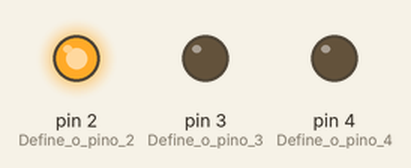
Recording of a sketch running on a simulated Arduino Uno, built with avr-gcc and run on an emulated ATmega328P. Parts: output pins drawn as LEDs (lit = HIGH).

Above: at 0.5 s.
At 2.5 s:
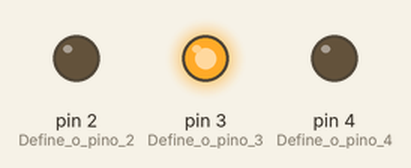
At 4.5 s:
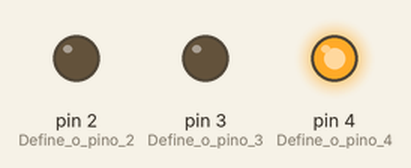
At 5.5 s:
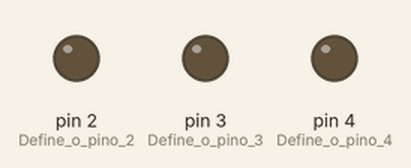
Timing chart, 0 to 7.8 s (numbered marks = the images above):
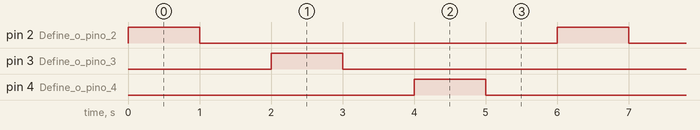

The sketch:

arduino_farol.ino
```cpp
// C++ code
//
// Configurações iniciais: Executa apenas uma vez.
void setup()
{
  pinMode(2, OUTPUT);	// Define o pino 2 (LED Vermelho) como saída.
  pinMode(3, OUTPUT);	// Define o pino 3 (LED Amarelo) como saída.
  pinMode(4, OUTPUT);	// Define o pino 4 (LED Verde) como saída.
}

// Loop principal: Executa repetidamente e infinitamente.
void loop()
{
  // --- Sequência do LED Vermelho (pino 2) ---
  digitalWrite(2, HIGH);	// LIGA o LED Vermelho.
  delay(1000);				// Espera 1 segundo (1000 ms).
  digitalWrite(2, LOW);		// DESLIGA o LED Vermelho.
  delay(1000);	  			// Espera 1 segundo (1000 ms).


  // --- Sequência do LED Amarelo (pino 3) ---
  digitalWrite(3, HIGH);	// LIGA o LED Amarelo.
  delay(1000);				// Espera 1 segundo (1000 ms).
  digitalWrite(3, LOW);		// DESLIGA o LED Amarelo.
  delay(1000);	  			// Espera 1 segundo (1000 ms).


  // --- Sequência do LED Verde (pino 4) ---
  digitalWrite(4, HIGH);	// LIGA o LED Verde.
  delay(1000);				// Espera 1 segundo (1000 ms).
  digitalWrite(4, LOW);		// DESLIGA o LED Verde.
  delay(1000);	  			// Espera 1 segundo (1000 ms).

  // Volta ao início do loop.
}
```

cadastro_loja.cpp
```cpp
#include <stdio.h>      // I/O padrão (printf, scanf, FILE)
#include <stdlib.h>     // alocação, exit
#include <string.h>     // manipulação de strings (strcpy, strstr, strcmp)
#include <strings.h>    // para strcasecmp (comparação case-insensitive em POSIX)

#define MAX 100         // capacidade máxima do vetor de produtos

// Estrutura que representa um produto
typedef struct {
    int id;                     // identificador único do produto
    char nome[50];              // nome do produto (máx. 49 chars + '\0')
    char categoria[30];         // categoria do produto (máx. 29 chars + '\0')
    float preco;                // preço do produto
    int quantidade;             // quantidade em estoque
} Produto;


/* ---------- Funções Auxiliares ---------- */

// Salvar Arquivo: Grava todos os produtos no arquivo "produtos.txt" em formato pipe-separated
void salvarArquivo(Produto produtos[], int n) {
    FILE *f = fopen("produtos.txt", "w");     // abre (ou cria) o arquivo em modo escrita
    if (!f) {                                 // se não conseguiu abrir
        printf("Erro ao abrir arquivo para salvar.\n"); // avisa
        return;                               // retorna sem salvar
    }
    for (int i = 0; i < n; i++) {             // percorre todos os produtos
        fprintf(f, "%d|%s|%s|%.2f|%d\n",      // escreve uma linha com id|nome|categoria|preco|quantidade
                produtos[i].id, produtos[i].nome,
                produtos[i].categoria, produtos[i].preco,
                produtos[i].quantidade);
    }
    fclose(f);                                // fecha o arquivo
}

// Carregar Arquivo: Lê o arquivo "produtos.txt" e preenche o vetor produtos[], retorna quantidade lida
int carregarArquivo(Produto produtos[]) {
    FILE *f = fopen("produtos.txt", "r");     // abre o arquivo em modo leitura
    if (!f) return 0;                         // se não existe ou não abre, retorna zero (nenhum produto)
    int n = 0;                                // contador de produtos lidos
    // enquanto a leitura de uma linha no formato esperado retornar 5 campos, incrementa n
    while (fscanf(f, "%d|%49[^|]|%29[^|]|%f|%d\n",
                  &produtos[n].id, produtos[n].nome, produtos[n].categoria,
                  &produtos[n].preco, &produtos[n].quantidade) == 5) {
        n++;                                  // incrementa contador quando a linha foi lida corretamente
        if (n >= MAX) break;                  // protecção para não exceder o vetor
    }
    fclose(f);                                // fecha o arquivo
    return n;                                 // retorna a quantidade de produtos carregados
}

// Existe Nome: Verifica se já existe produto com mesmo nome (case-insensitive)
int existeNome(Produto produtos[], int n, char nome[]) {
    for (int i = 0; i < n; i++) {             // percorre o vetor
        if (strcasecmp(produtos[i].nome, nome) == 0) // compara sem diferenciar maiúscula ou minúscula
            return 1;                         // retorna 1 se existe duplicata
    }
    return 0;                                 // retorna 0 se não encontrou
}


/* Funções Principais */

// Listar: Exibe produtos em formato de tabela formatada
void listar(Produto produtos[], int n) {
    if (n == 0) {                             		// se não há produtos
        printf("\nNenhum produto cadastrado!\n"); 	// informa usuário
        return;                               		// encerra a função
    }

    // cabeçalho da tabela
    printf("\n====================================================================\n");
    printf("| %-4s | %-20s | %-15s | %-8s | %-6s |\n",
           "ID", "Nome", "Categoria", "Preco", "Qtde"); // títulos das colunas
    printf("--------------------------------------------------------------------\n");

    for (int i = 0; i < n; i++) {             // percorre os produtos para imprimir linhas
        // imprime cada produto com alinhamento nas colunas
        printf("| %-4d | %-20s | %-15s | %-8.2f | %-6d |\n",
               produtos[i].id, produtos[i].nome, produtos[i].categoria,
               produtos[i].preco, produtos[i].quantidade);
    }

    printf("====================================================================\n"); // rodapé da tabela
}

// Inserir: Lê dados do usuário e adiciona novo produto ao vetor e salva no arquivo
void inserir(Produto produtos[], int *n) {
    Produto novo;                             // variável temporária para novo produto
    // gera ID automático: se não há produtos, começa em 1; caso contrário, pega último id + 1
    novo.id = (*n == 0) ? 1 : produtos[*n - 1].id + 1;

    printf("Nome: ");                         // pede nome
    scanf(" %[^\n]", novo.nome);              // lê linha (inclui espaços) até '\n'
    if (existeNome(produtos, *n, novo.nome)) { // verifica duplicata
        printf("Produto duplicado!\n");       // avisa e cancela inserção
        return;
    }
    printf("Categoria: ");                    // pede categoria
    scanf(" %[^\n]", novo.categoria);         // lê categoria
    printf("Preco: ");                        // pede preço
    scanf("%f", &novo.preco);                 // lê float
    printf("Quantidade: ");                   // pede quantidade
    scanf("%d", &novo.quantidade);            // lê inteiro

    produtos[*n] = novo;                      // insere no final do vetor
    (*n)++;                                   // incrementa contador
    salvarArquivo(produtos, *n);              // salva alterações no arquivo
    printf("Produto cadastrado!\n");          // confirma inserção
}

// Buscar: Procura substring no nome e exibe produtos correspondentes
void buscar(Produto produtos[], int n) {
    char termo[50];                            // buffer para termo de busca
    printf("Digite o nome: ");                 // solicita termo
    scanf(" %[^\n]", termo);                   // lê termo com espaços
    int achou = 0;                             // flag se encontrou algum resultado
    for (int i = 0; i < n; i++) {              // percorre todos os produtos
        if (strstr(produtos[i].nome, termo) != NULL) { // busca substring sensível a case
            // imprime produto encontrado
            printf("%d | %s | %s | %.2f | %d\n",
                   produtos[i].id, produtos[i].nome,
                   produtos[i].categoria, produtos[i].preco,
                   produtos[i].quantidade);
            achou = 1;                        // marca que achou pelo menos um
        }
    }
    if (!achou) printf("Nenhum produto encontrado!\n"); // se não encontrou, informa
}

// Alterar: Modifica dados de um produto identificado pelo ID e salva no arquivo
void alterar(Produto produtos[], int n) {
    int id, encontrado = 0;                    // id procurado e flag de encontrado
    printf("Digite o ID do produto que deseja alterar: "); // pede ID
    scanf("%d", &id);                          // lê ID

    for (int i = 0; i < n; i++) {              // procura produto com o ID informado
        if (produtos[i].id == id) {            // se encontrou
            encontrado = 1;                    // marca encontrado
            printf("Novo nome (%s): ", produtos[i].nome); // pede novo nome (mostra atual)
            scanf(" %[^\n]", produtos[i].nome); // lê novo nome (substitui)
            printf("Nova categoria (%s): ", produtos[i].categoria); // pede categoria
            scanf(" %[^\n]", produtos[i].categoria); // lê nova categoria
            printf("Novo preco (%.2f): ", produtos[i].preco); // pede novo preço
            scanf("%f", &produtos[i].preco);   // lê preço
            printf("Nova quantidade (%d): ", produtos[i].quantidade); // pede nova qtd
            scanf("%d", &produtos[i].quantidade); // lê quantidade
            salvarArquivo(produtos, n);        // salva alterações no arquivo
            printf("Produto alterado com sucesso!\n"); // confirma alteração
            break;                             // sai do laço, já alterou
        }
    }

    if (!encontrado)                            // se não encontrou nenhum produto com esse ID
        printf("Produto com ID %d nao encontrado!\n", id); // informa usuário
}

// Excluir: Remove produto por ID, desloca vetor e salva arquivo
void excluir(Produto produtos[], int *n) {
    int id, pos = -1;                          // id a excluir e posição encontrada
    printf("Digite o ID para excluir: ");      // pede ID
    scanf("%d", &id);                          // lê ID
    for (int i = 0; i < *n; i++) {             // procura posição do ID
        if (produtos[i].id == id) {
            pos = i;                           // grava posição
            break;                             // sai do laço
        }
    }
    if (pos == -1) {                           // se não encontrou
        printf("ID nao encontrado!\n");        // informa usuário
        return;                                // cancela exclusão
    }
    for (int i = pos; i < *n - 1; i++) {       // desloca itens à esquerda para "fechar" gap
        produtos[i] = produtos[i + 1];         // copia o próximo sobre o atual
    }
    (*n)--;                                    // reduz contador de produtos
    salvarArquivo(produtos, *n);               // salva nova lista no arquivo
    printf("Produto excluido!\n");             // confirma exclusão
}


/* Ordenações (Bubble Sort) */

// Ordena vetor por nome em ordem alfabética A->Z (case-insensitive)
void ordenarNomeAZ(Produto produtos[], int n) {
    for (int i = 0; i < n - 1; i++) {          								// laço externo: n-1 passagens
        for (int j = 0; j < n - i - 1; j++) {  								// laço interno: compara adjacentes
            if (strcasecmp(produtos[j].nome, produtos[j + 1].nome) > 0) { 	// se j > j+1
                Produto tmp = produtos[j];     								// troca usando variável temporária
                produtos[j] = produtos[j + 1];
                produtos[j + 1] = tmp;
            }
        }
    }
}

// Ordena vetor por nome em ordem alfabética Z->A
void ordenarNomeZA(Produto produtos[], int n) {
    for (int i = 0; i < n - 1; i++) {          								// mesma lógica do anterior
        for (int j = 0; j < n - i - 1; j++) {
            if (strcasecmp(produtos[j].nome, produtos[j + 1].nome) < 0) { 	// inverte condição
                Produto tmp = produtos[j];
                produtos[j] = produtos[j + 1];
                produtos[j + 1] = tmp;
            }
        }
    }
}

// Ordena por preço menor -> maior
void ordenarPrecoCresc(Produto produtos[], int n) {
    for (int i = 0; i < n - 1; i++) {          // laços padrão do Bubble Sort
        for (int j = 0; j < n - i - 1; j++) {
            if (produtos[j].preco > produtos[j + 1].preco) { // se preço atual > próximo
                Produto tmp = produtos[j];   // troca
                produtos[j] = produtos[j + 1];
                produtos[j + 1] = tmp;
            }
        }
    }
}

// Ordena por preço maior -> menor
void ordenarPrecoDesc(Produto produtos[], int n) {
    for (int i = 0; i < n - 1; i++) {          // laços do Bubble Sort
        for (int j = 0; j < n - i - 1; j++) {
            if (produtos[j].preco < produtos[j + 1].preco) { // condição invertida
                Produto tmp = produtos[j];   // troca elementos
                produtos[j] = produtos[j + 1];
                produtos[j + 1] = tmp;
            }
        }
    }
}


/* Exportar CSV (vírgula) */

/* Grava arquivo "produtos.csv" com separador de vírgula */
void exportarCSV(Produto produtos[], int n) {
    FILE *f = fopen("produtos.csv", "w");      	// abre/cria CSV
    if (!f) {                                 	// checa erro na abertura
        printf("Erro ao criar produtos.csv\n"); // avisa se falha
        return;                                	// aborta exportação
    }
    fprintf(f, "ID,Nome,Categoria,Preco,Quantidade\n"); // cabeçalho CSV
    for (int i = 0; i < n; i++) {              			// escreve cada produto em uma linha CSV
        fprintf(f, "%d,%s,%s,%.2f,%d\n",
                produtos[i].id, produtos[i].nome,
                produtos[i].categoria, produtos[i].preco,
                produtos[i].quantidade);
    }
    fclose(f);                                 			// fecha CSV
    printf("Dados exportados para produtos.csv!\n"); 	// confirma exportação
}


/* Menu Principal */

int main() {
    Produto produtos[MAX];                     	// vetor estático com capacidade MAX
    int n = carregarArquivo(produtos);         	// carrega produtos do arquivo e recebe quantidade
    int opcao;                                 	// variável para opção do menu

    do {                                       	// loop principal do menu (repete até opção 0)
        printf("\n===== MENU =====\n");        	// cabeçalho do menu
        printf("1 - Listar produtos\n");       	// opção 1: listar
        printf("2 - Inserir novo produto\n");  	// opção 2: inserir
        printf("3 - Buscar por nome\n");       	// opção 3: buscar
        printf("4 - Alterar produto\n");       	// opção 4: alterar
        printf("5 - Excluir produto\n");       	// opção 5: excluir
        printf("6 - Ordenar por nome (A-Z)\n"); // opção 6: ordenar nome A-Z
        printf("7 - Ordenar por nome (Z-A)\n"); // opção 7: ordenar nome Z-A
        printf("8 - Ordenar por preco (menor->maior)\n"); // opção 8: ordenar preço crescente
        printf("9 - Ordenar por preco (maior->menor)\n"); // opção 9: ordenar preço decrescente
        printf("10 - Exportar para CSV\n");    	// opção 10: exportar CSV
        printf("0 - Sair\n");                  	// opção 0: sair
        printf("Opcao: ");                     	// pede escolha
        scanf("%d", &opcao);                   // lê escolha

        switch (opcao) {                       // trata cada opção do menu
            case 1:
                listar(produtos, n);           // lista produtos (formato tabela)
                break;
            case 2:
                inserir(produtos, &n);        // insere novo produto (salva arquivo)
                break;
            case 3:
                buscar(produtos, n);          // busca por nome e mostra resultados
                break;
            case 4:
                alterar(produtos, n);         // altera produto por ID (salva arquivo)
                break;
            case 5:
                excluir(produtos, &n);        // exclui produto por ID (salva arquivo)
                break;
            case 6:
                if (n == 0) {                 // verifica se há produtos para ordenar
                    printf("Nenhum produto para ordenar.\n");
                    break;
                }
                // cria cópia temporária em memória para ordenar sem salvar no arquivo
                {
                    Produto copia[MAX];       // vetor cópia (tamanho suficiente)
                    for (int i = 0; i < n; i++) copia[i] = produtos[i]; // copia elementos
                    ordenarNomeAZ(copia, n);  // ordena a cópia por nome A->Z
                    printf("\nOrdenado por nome (A-Z) - exibido apenas na tela (arquivo mantido):\n");
                    listar(copia, n);         // exibe a cópia ordenada (arquivo intacto)
                }
                break;
            case 7:
                if (n == 0) { printf("Nenhum produto para ordenar.\n"); break; }
                {
                    Produto copia[MAX]; for (int i = 0; i < n; i++) copia[i] = produtos[i];
                    ordenarNomeZA(copia, n);  // ordena a cópia por nome Z->A
                    printf("\nOrdenado por nome (Z-A) - exibido apenas na tela (arquivo mantido):\n");
                    listar(copia, n);         // mostra cópia
                }
                break;
            case 8:
                if (n == 0) { printf("Nenhum produto para ordenar.\n"); break; }
                {
                    Produto copia[MAX]; for (int i = 0; i < n; i++) copia[i] = produtos[i];
                    ordenarPrecoCresc(copia, n); // ordena cópia por preço crescente
                    printf("\nOrdenado por preco (menor->maior) - exibido apenas na tela (arquivo mantido):\n");
                    listar(copia, n);           // mostra cópia ordenada
                }
                break;
            case 9:
                if (n == 0) { printf("Nenhum produto para ordenar.\n"); break; }
                {
                    Produto copia[MAX]; for (int i = 0; i < n; i++) copia[i] = produtos[i];
                    ordenarPrecoDesc(copia, n); // ordena cópia por preço decrescente
                    printf("\nOrdenado por preco (maior->menor) - exibido apenas na tela (arquivo mantido):\n");
                    listar(copia, n);           // mostra cópia ordenada
                }
                break;
            case 10:
                exportarCSV(produtos, n);     // exporta todos os dados para produtos.csv
                break;
            case 0:
                printf("Saindo...\n");        // mensagem de saída
                break;
            default:
                printf("Opcao invalida!\n");  // tratamento para opção desconhecida
        }
    } while (opcao != 0);                     // repete até o usuário escolher 0

    return 0;                                 // encerra o programa com código 0
}
```

Source omitted: cifra_cesar.cpp (816 bytes), ordenacao_dados.cpp (6410 bytes)

Measured:
- by itself, pin 2 (Define_o_pino_2), pin 3 (Define_o_pino_3), pin 4 (Define_o_pino_4): alternates HIGH for 1.0 s and LOW for 5.0 s
- by itself, everything shown: repeats every 6.0 s, in 6 steps
